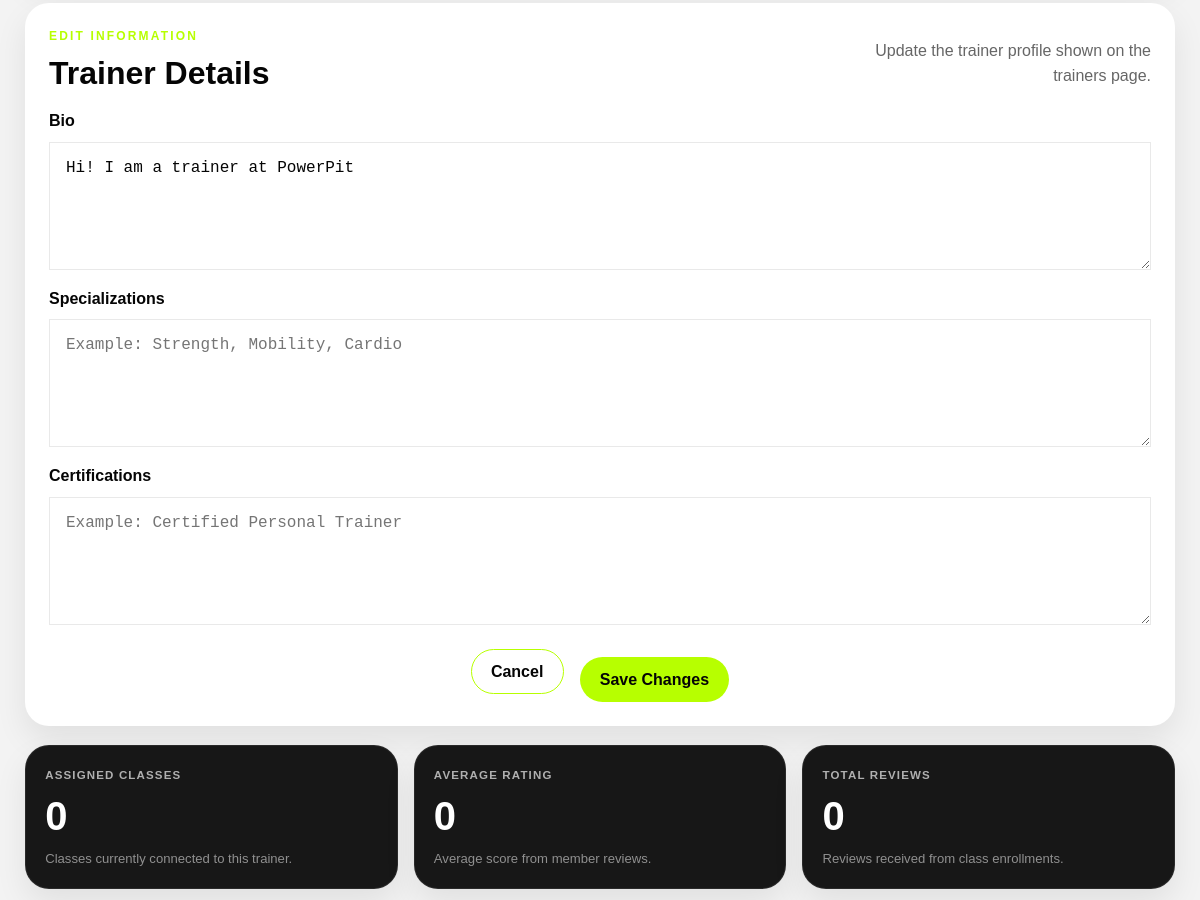
/pages/admin_edit_trainer.php?id=6 (signed in, middle part), run on an earlier commit of the app's database.
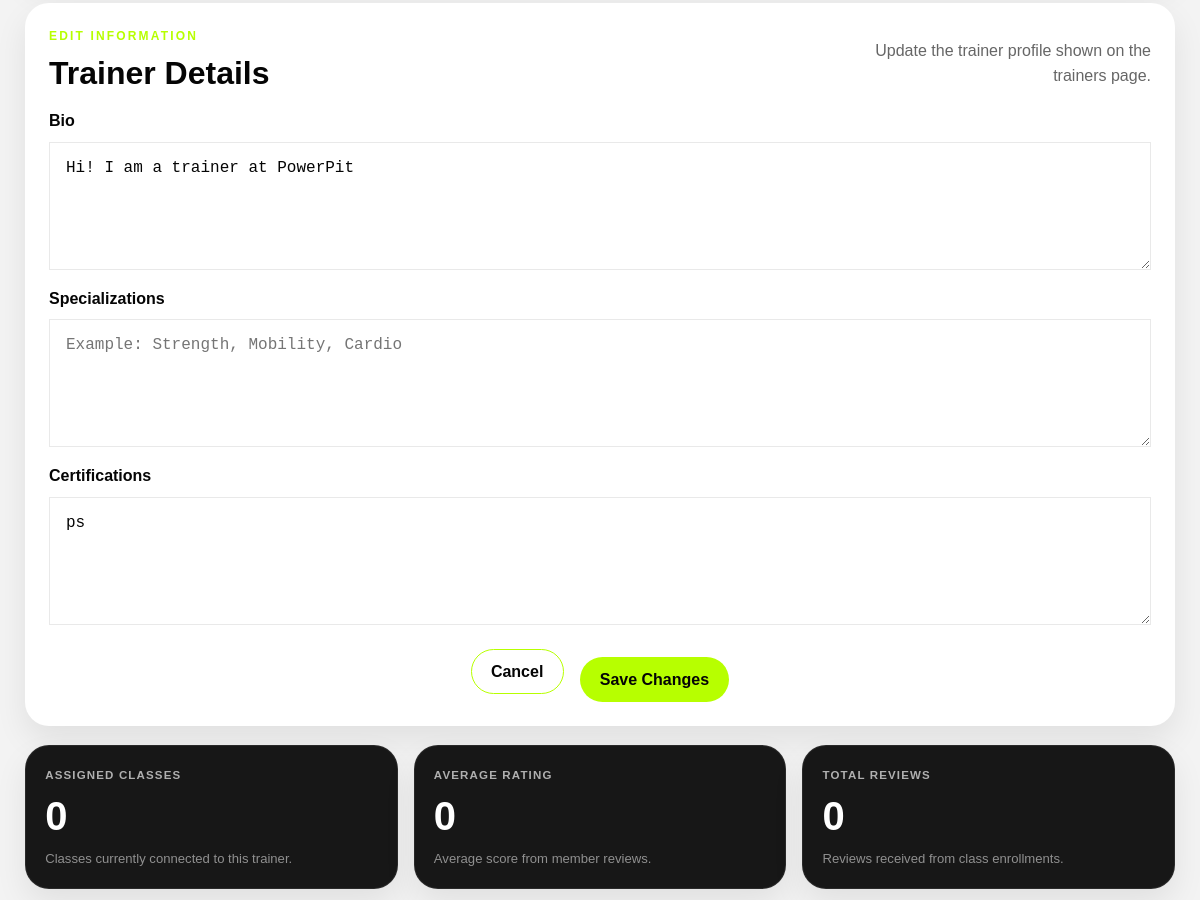
And on a later commit of the database.
### tables this page shows
CREATE TABLE Trainers(
   TrainerId INTEGER PRIMARY KEY AUTOINCREMENT,
   UserId INTEGER NOT NULL,
   Bio NVARCHAR(500),
   Specializations NVARCHAR(255),
   Certifications NVARCHAR(255),

   UNIQUE (UserId),
   FOREIGN KEY (UserId) REFERENCES Users (UserId) ON DELETE NO ACTION ON UPDATE NO ACTION
);

### pages/admin_edit_trainer.php (called while the page is built, shortened)
<?php
require_once(__DIR__ . '/../database/connection.db.php');
require_once(__DIR__ . '/../database/trainers.class.php');
require_once(__DIR__ . '/../template/common.tpl.php');
require_once(__DIR__ . '/../template/admin_edit_trainer.tpl.php');
$trainerId = filter_input(INPUT_GET, 'id', FILTER_VALIDATE_INT);
$db = getDatabaseConnection();
$trainer = Trainers::getTrainer($db, $trainerId);
$user = $trainer->getUser($db);
drawAdminEditTrainerPage($trainer, $user, $db);
?>

### database/trainers.class.php (called while the page is built, shortened)
<?php
class Trainers {
    private ?string $bio;
    private ?string $certifications;
    public function __construct(
        int $trainer_id,
        int $user_id,
        ?string $bio,
        ?string $specializations,
        ?string $certifications
    ) {
        $this->bio = $bio;
        $this->certifications = $certifications;
    }
    public function getBio(): ?string {
        return $this->bio;
    }
    public function getCertifications(): ?string {
        return $this->certifications;
    }
    public static function getTrainer(PDO $db, int $id): ?Trainers {
        $stmt = $db->prepare('
            SELECT *
            FROM Trainers
            WHERE TrainerId = ?
        ');
        $stmt->execute([$id]);
        $row = $stmt->fetch();
        return new Trainers(
            (int)$row['TrainerId'],
            (int)$row['UserId'],
            $row['Bio'],
            $row['Specializations'],
            $row['Certifications']
        );
    }
}

### template/admin_edit_trainer.tpl.php (the view, shortened to what the changed rows need)
<?php
require_once(__DIR__ . '/../database/users.class.php');
require_once(__DIR__ . '/../database/trainers.class.php');
function drawAdminEditTrainerPage(Trainers $trainer, Users $user, PDO $db): void {
    ?>
    <main class="admin-users-page">
        <section class="card admin-edit-user-section">
            <header class="admin-section-header">
                <div>
                    <h2>Trainer Details</h2>
                </div>
            </header>
            <form
                action="../actions/action_admin_edit_trainer.php"
                method="post"
                class="powerpit_form"
            >
                <label for="bio">
                    Bio
                    <textarea
                        id="bio"
                        name="bio"
                        required
                    ><?= htmlspecialchars($trainer->getBio() ?? '') ?></textarea>
                </label>
                <label for="certifications">
                    Certifications
                    <textarea
                        id="certifications"
                        name="certifications"
                        placeholder="Example: Certified Personal Trainer"
                    ><?= htmlspecialchars($trainer->getCertifications() ?? '') ?></textarea>
                </label>
            </form>
        </section>
    </main>
<?php } ?>

What changed in the data, as far as the page shows it:
changed trainers "Hi! I am a trainer at PowerPit": certifications (not shown) → "ps"
